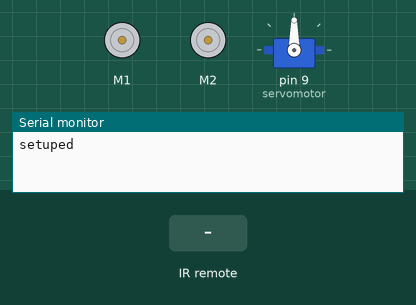
Simulated run of this sketch. Board: Arduino Mega 2560, built with avr-gcc and run on an emulated ATmega2560. Shown: 2 × DC motor (green arrow = forward, orange = backward, longer = faster), servo, the last lines printed to the serial monitor. The test bench sets the inputs (shaded band).

Above: at 1.2 s.
1.3 s: infrared code 0xFF629D received
At 1.6 s:
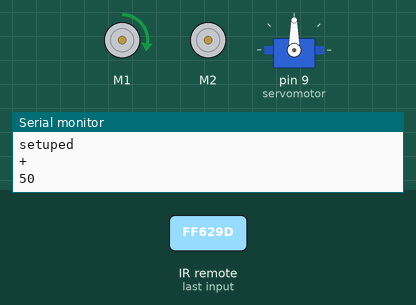
2.8 s: infrared code 0xFFE01F received
At 4.0 s:
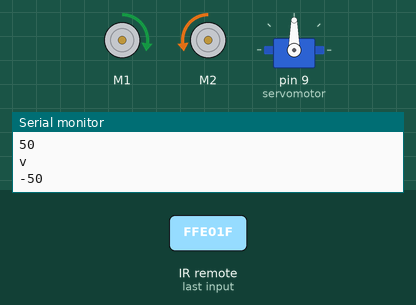
4.3 s: infrared code 0xFF906F received
At 5.1 s:
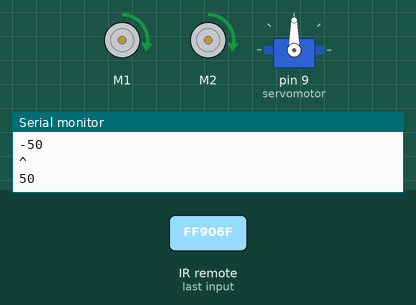
5.8 s: infrared code 0xFFFFFFFF received
At 6.3 s:
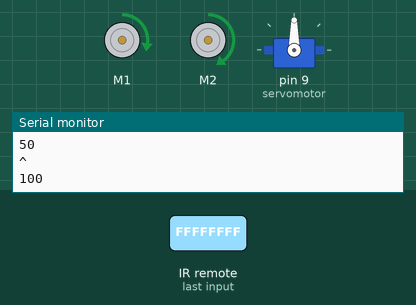
7.3 s: infrared code 0xFFA857 received
At 8.5 s:
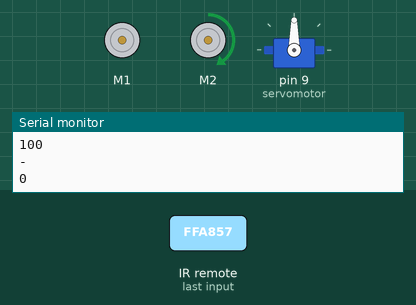
8.8 s: infrared code 0xFF906F received
At 9.7 s:
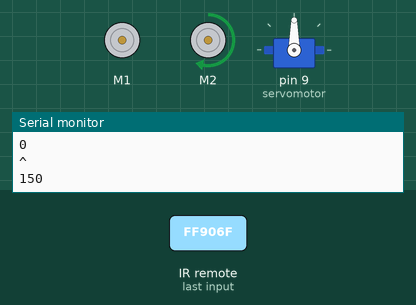
Timing chart, 0 to 11.3 s (numbered marks = the images above; inputs shaded):
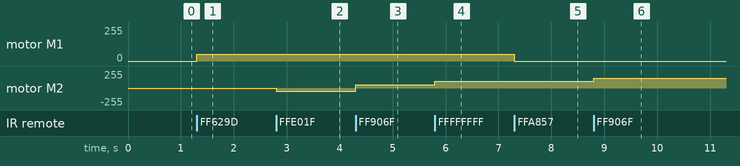

Measured:
- after the input at 1.3 s, motor M1: stopped → forward 50/255 at once
- after the input at 2.8 s, motor M2: stopped → backward 50/255 at once
- after the input at 4.3 s, motor M2: backward 50/255 → forward 50/255 at once
- after the input at 5.8 s, motor M2: forward 50/255 → forward 100/255 at once
- after the input at 7.3 s, motor M1: forward 50/255 → stopped at once
- after the input at 8.8 s, motor M2: forward 100/255 → forward 150/255 at once

The sketch:

RemoteRecievehexdecimalcode.ino
```cpp
#include <IRremote.h>

#include <AFMotor.h>
#include <Servo.h>

AF_DCMotor fanmotor(1);
AF_DCMotor wheelmotor(2);
int speedfan = 0;
const int FAN_INCREMENT = 50;
int speedwheel = 0;
const int WHEEL_INCREMENT = 50;

Servo servomotor; // servo motor (contorls turning of fan and wheels)
int servo_position = 90; // servo starts perpendicular to boat body
const int SERVO_INCREMENT = 5;

const int RECV_PIN = A14; // IR reciever starting code
IRrecv irrecv(RECV_PIN);
decode_results results;
unsigned long key_value = 0;
int reading = 0;

void setup() {
  Serial.begin(9600); // IR remote setup
  irrecv.enableIRIn();
  irrecv.blink13(true);
  Serial.println("setuped");

  fanmotor.setSpeed(speedfan); // fanmotor setup
  fanmotor.run(RELEASE);
  wheelmotor.setSpeed(speedfan); // wheelmotor setup
  wheelmotor.run(RELEASE);

  servomotor.attach(9); // servomotor setup
}

void loop() {

  if (irrecv.decode(&results)){


        if (results.value == 0XFFFFFFFF)
          results.value = key_value;

        switch(results.value){
          case 0xFFA25D:
          Serial.println("Power"); // stops dc motors
          fanmotor.setSpeed(0);
          fanmotor.run(FORWARD);
          wheelmotor.setSpeed(0);
          wheelmotor.run(FORWARD);
          break;
          case 0xFF629D:
          Serial.println("+"); // vol + on remote, increases speed of the fan motor
          speedfan += FAN_INCREMENT;
          Serial.println(speedfan);
          if (speedfan >= 0) { // if-else function sets speedfan
            fanmotor.setSpeed(speedfan);
          } else {
            fanmotor.setSpeed(abs(speedfan));
          }
          if (speedfan > 0) { // if-else_if-else function moves fanmotor in desired direction
            fanmotor.run(FORWARD);
          } else if(speedfan = 0) {
            fanmotor.run(RELEASE);
          } else {
            fanmotor.run(BACKWARD);
          }
          break;
//          case 0xFFE21D:
//          Serial.println("F/St");
//          break;
          case 0xFF22DD:
          Serial.println("|<<"); // turns servo motor to the right to propel the boat to the left
          servo_position -= SERVO_INCREMENT;
          Serial.println(servo_position);
          servomotor.write(servo_position);
          break;
//          case 0xFF02FD:
//          Serial.println(">|");
//          break ;
          case 0xFFC23D:
          Serial.println(">>|"); // turns servo motor to the left to propel the boat to the right
          servo_position += SERVO_INCREMENT;
          Serial.println(servo_position);
          servomotor.write(servo_position);
          break;

          case 0xFFE01F:
          Serial.println("v"); // decreases speed of the wheel motor
          speedwheel -= WHEEL_INCREMENT;
          Serial.println(speedwheel);
           if (speedwheel >= 0) { // if-else function sets speedwheel
            wheelmotor.setSpeed(speedwheel);
          } else {
            wheelmotor.setSpeed(abs(speedwheel));
          }
          if (speedwheel > 0) { //if-else_if-else function moves wheelmotor in desired direction)
            wheelmotor.run(FORWARD);
          } else if(speedwheel = 0) {
            wheelmotor.run(RELEASE);
          } else {
            wheelmotor.run(BACKWARD);
          }
          break;

          case 0xFFA857:
          Serial.println("-"); // vol - on remote, decreases speed of the fan motor
          speedfan -= FAN_INCREMENT;
          Serial.println(speedfan);
          if (speedfan >= 0) { // if-else function sets speedfan
            fanmotor.setSpeed(speedfan);
          } else {
            fanmotor.setSpeed(abs(speedfan));
          }
          if (speedfan > 0) { //if-else_if-else function moves fanmotor in desired direction
            fanmotor.run(FORWARD);
          } else if(speedfan = 0) {
            fanmotor.run(RELEASE);
          } else {
            fanmotor.run(BACKWARD);
          }
          break;

          case 0xFF906F:
          Serial.println("^"); // increases speed of the wheel motor
          speedwheel += WHEEL_INCREMENT;
          Serial.println(speedwheel);
          if (speedwheel >= 0) { // if-else function sets speedwheel
            wheelmotor.setSpeed(speedwheel);
          } else {
            wheelmotor.setSpeed(abs(speedwheel));
          }
          if (speedwheel > 0) { //if-else_if-else function moves wheelmotor in desired direction
            wheelmotor.run(FORWARD);
          } else if(speedwheel = 0) {
            wheelmotor.run(RELEASE);
          } else {
            wheelmotor.run(BACKWARD);
          }
          break;
//          case 0xFF6897:
//          Serial.println("0");
//          break ;
//          case 0xFF9867:
//          Serial.println("EQ");
//          break ;
//          case 0xFFB04F:
//          Serial.println("St/Rept");
//          break ;
//          case 0xFF30CF:
//          Serial.println("1");
//          break ;
//          case 0xFF18E7:
//          Serial.println("2");
//          break ;
//          case 0xFF7A85:
//          Serial.println("3");
//          break ;
//          case 0xFF10EF:
//          Serial.println("4");
//          break ;
//          case 0xFF38C7:
//          Serial.println("5");
//          break ;
//          case 0xFF5AA5:
//          Serial.println("6");
//          break ;
//          case 0xFF42BD:
//          Serial.println("7");
//          break ;
//          case 0xFF4AB5:
//          Serial.println("8");
//          break ;
//          case 0xFF52AD:
//          Serial.println("9");
//          break ;
          default:
          Serial.println(results.value);
        }
        key_value = results.value;
        irrecv.resume();
  }
}
```
